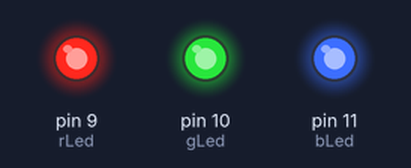
A sketch run on a simulated Arduino Uno, built with avr-gcc and run on an emulated ATmega328P. On the bench: output pins drawn as LEDs (lit = HIGH). Random numbers use the default seed unless the sketch sets one.

Above: at 0.1 s.
At 4.1 s:
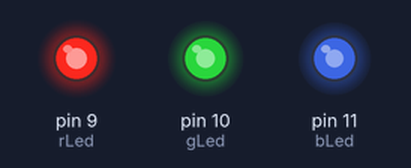
At 9.1 s:
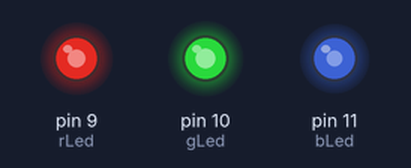
At 20.1 s:
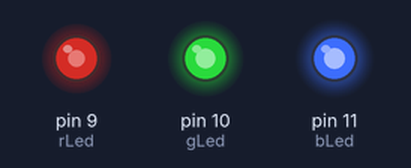
At 39.1 s:
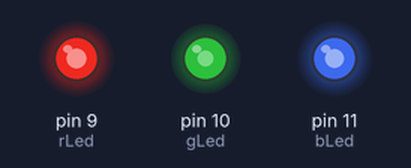
Timing chart, 0 to 40.0 s (numbered marks = the images above):
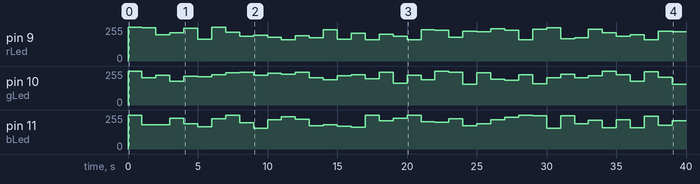

Measured:
- by itself, pin 9 (rLed): 255/255 → 248/255 at 1.0 s, → 197/255 1.0 s later, → 211/255 1.0 s later, → 246/255 1.0 s later, … (39 changes in this stretch)
- by itself, pin 10 (gLed): 255/255 → 206/255 at 1.0 s, → 225/255 1.0 s later, → 177/255 1.0 s later, → 215/255 1.0 s later, … (39 changes in this stretch)

The sketch:

rgb.ino
```cpp
int rLed = 9,
    gLed = 10,
    bLed=11;

int rPWM=0,
    gPWM=0,
    bPWM=0;

void setup() {
pinMode(rLed,OUTPUT);
pinMode(gLed,OUTPUT);
pinMode(bLed,OUTPUT);

digitalWrite(rLed,HIGH);
digitalWrite(gLed,HIGH);
digitalWrite(bLed,HIGH);
}

void loop() {
analogWrite(rLed,255-rPWM);
analogWrite(gLed,255-gPWM);
analogWrite(bLed,255-bPWM);
int wide = 100;
    rPWM=random(wide);
    gPWM=random(wide);
    bPWM=random(wide);
    delay(1000);
//for(int i=255;i>0;i--){analogWrite(bLed,i);delay(5);}
//for(int i=255;i>0;i--){analogWrite(rLed,i);delay(5);}
//for(int i=255;i>0;i--){analogWrite(bLed,i);delay(5);}

}
```
